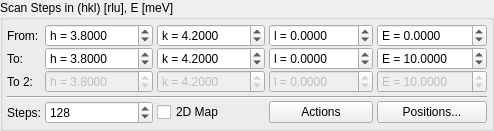
        <widget class="QGroupBox" name="groupBox_2">
         <property name="title">
          <string>Scan Steps in (hkl) [rlu], E [meV]</string>
         </property>
         <layout class="QGridLayout" name="gridLayout_5">
          <property name="horizontalSpacing">
           <number>4</number>
          </property>
          <property name="verticalSpacing">
           <number>0</number>
          </property>
          <property name="margin">
           <number>4</number>
          </property>
          <item row="4" column="4">
           <widget class="QPushButton" name="btnFav">
            <property name="text">
             <string>Positions...</string>
            </property>
           </widget>
          </item>
          <item row="0" column="2">
           <widget class="QDoubleSpinBox" name="spinStartK">
            <property name="sizePolicy">
             <sizepolicy hsizetype="Preferred" vsizetype="Fixed">
              <horstretch>1</horstretch>
              <verstretch>0</verstretch>
             </sizepolicy>
            </property>
            <property name="toolTip">
             <string>k (rlu)</string>
            </property>
            <property name="prefix">
             <string>k = </string>
            </property>
            <property name="decimals">
             <number>4</number>
            </property>
            <property name="minimum">
             <double>-9999.000000000000000</double>
            </property>
            <property name="maximum">
             <double>9999.000000000000000</double>
            </property>
            <property name="singleStep">
             <double>0.010000000000000</double>
            </property>
            <property name="value">
             <double>4.200000000000000</double>
            </property>
           </widget>
          </item>
          <item row="0" column="3">
           <widget class="QDoubleSpinBox" name="spinStartL">
            <property name="sizePolicy">
             <sizepolicy hsizetype="Preferred" vsizetype="Fixed">
              <horstretch>1</horstretch>
              <verstretch>0</verstretch>
             </sizepolicy>
            </property>
            <property name="toolTip">
             <string>l (rlu)</string>
            </property>
            <property name="prefix">
             <string>l = </string>
            </property>
            <property name="decimals">
             <number>4</number>
            </property>
            <property name="minimum">
             <double>-9999.000000000000000</double>
            </property>
            <property name="maximum">
             <double>9999.000000000000000</double>
            </property>
            <property name="singleStep">
             <double>0.010000000000000</double>
            </property>
           </widget>
          </item>
          <item row="4" column="3">
           <widget class="QPushButton" name="btnActions">
            <property name="text">
             <string>Actions</string>
            </property>
           </widget>
          </item>
          <item row="4" column="2">
           <widget class="QCheckBox" name="check2dMap">
            <property name="text">
             <string>2D Map</string>
            </property>
           </widget>
          </item>
          <item row="0" column="1">
           <widget class="QDoubleSpinBox" name="spinStartH">
            <property name="sizePolicy">
             <sizepolicy hsizetype="Preferred" vsizetype="Fixed">
              <horstretch>1</horstretch>
              <verstretch>0</verstretch>
             </sizepolicy>
            </property>
            <property name="toolTip">
             <string>h (rlu)</string>
            </property>
            <property name="prefix">
             <string>h = </string>
            </property>
            <property name="suffix">
             <string/>
            </property>
            <property name="decimals">
             <number>4</number>
            </property>
            <property name="minimum">
             <double>-9999.000000000000000</double>
            </property>
            <property name="maximum">
             <double>9999.000000000000000</double>
            </property>
            <property name="singleStep">
             <double>0.010000000000000</double>
            </property>
            <property name="value">
             <double>3.800000000000000</double>
            </property>
           </widget>
          </item>
          <item row="1" column="1">
           <widget class="QDoubleSpinBox" name="spinStopH">
            <property name="sizePolicy">
             <sizepolicy hsizetype="Preferred" vsizetype="Fixed">
              <horstretch>1</horstretch>
              <verstretch>0</verstretch>
             </sizepolicy>
            </property>
            <property name="toolTip">
             <string>h (rlu)</string>
            </property>
            <property name="prefix">
             <string>h = </string>
            </property>
            <property name="decimals">
             <number>4</number>
            </property>
            <property name="minimum">
             <double>-9999.000000000000000</double>
            </property>
            <property name="maximum">
             <double>9999.000000000000000</double>
            </property>
            <property name="singleStep">
             <double>0.010000000000000</double>
            </property>
            <property name="value">
             <double>3.800000000000000</double>
            </property>
           </widget>
          </item>
          <item row="1" column="2">
           <widget class="QDoubleSpinBox" name="spinStopK">
            <property name="sizePolicy">
             <sizepolicy hsizetype="Preferred" vsizetype="Fixed">
              <horstretch>1</horstretch>
              <verstretch>0</verstretch>
             </sizepolicy>
            </property>
            <property name="toolTip">
             <string>k (rlu)</string>
            </property>
            <property name="prefix">
             <string>k = </string>
            </property>
            <property name="decimals">
             <number>4</number>
            </property>
            <property name="minimum">
             <double>-9999.000000000000000</double>
            </property>
            <property name="maximum">
             <double>9999.000000000000000</double>
            </property>
            <property name="singleStep">
             <double>0.010000000000000</double>
            </property>
            <property name="value">
             <double>4.200000000000000</double>
            </property>
           </widget>
          </item>
          <item row="1" column="0">
           <widget class="QLabel" name="label_4">
            <property name="sizePolicy">
             <sizepolicy hsizetype="Fixed" vsizetype="Preferred">
              <horstretch>0</horstretch>
              <verstretch>0</verstretch>
             </sizepolicy>
            </property>
            <property name="text">
             <string>To:</string>
            </property>
           </widget>
          </item>
          <item row="0" column="4">
           <widget class="QDoubleSpinBox" name="spinStartE">
            <property name="sizePolicy">
             <sizepolicy hsizetype="Preferred" vsizetype="Fixed">
              <horstretch>1</horstretch>
              <verstretch>0</verstretch>
             </sizepolicy>
            </property>
            <property name="toolTip">
             <string>E (meV)</string>
            </property>
            <property name="prefix">
             <string>E = </string>
            </property>
            <property name="decimals">
             <number>4</number>
            </property>
            <property name="minimum">
             <double>-9999.000000000000000</double>
            </property>
            <property name="maximum">
             <double>9999.000000000000000</double>
            </property>
            <property name="singleStep">
             <double>0.010000000000000</double>
            </property>
           </widget>
          </item>
          <item row="1" column="3">
           <widget class="QDoubleSpinBox" name="spinStopL">
            <property name="sizePolicy">
             <sizepolicy hsizetype="Preferred" vsizetype="Fixed">
              <horstretch>1</horstretch>
              <verstretch>0</verstretch>
             </sizepolicy>
            </property>
            <property name="toolTip">
             <string>l (rlu)</string>
            </property>
            <property name="prefix">
             <string>l = </string>
            </property>
            <property name="decimals">
             <number>4</number>
            </property>
            <property name="minimum">
             <double>-9999.000000000000000</double>
            </property>
            <property name="maximum">
             <double>9999.000000000000000</double>
            </property>
            <property name="singleStep">
             <double>0.010000000000000</double>
            </property>
           </widget>
          </item>
          <item row="1" column="4">
           <widget class="QDoubleSpinBox" name="spinStopE">
            <property name="sizePolicy">
             <sizepolicy hsizetype="Preferred" vsizetype="Fixed">
              <horstretch>1</horstretch>
              <verstretch>0</verstretch>
             </sizepolicy>
            </property>
            <property name="toolTip">
             <string>E (meV)</string>
            </property>
            <property name="prefix">
             <string>E = </string>
            </property>
            <property name="decimals">
             <number>4</number>
            </property>
            <property name="minimum">
             <double>-9999.000000000000000</double>
            </property>
            <property name="maximum">
             <double>9999.000000000000000</double>
            </property>
            <property name="singleStep">
             <double>0.010000000000000</double>
            </property>
            <property name="value">
             <double>10.000000000000000</double>
            </property>
           </widget>
          </item>
          <item row="0" column="0">
           <widget class="QLabel" name="label_3">
            <property name="sizePolicy">
             <sizepolicy hsizetype="Fixed" vsizetype="Preferred">
              <horstretch>0</horstretch>
              <verstretch>0</verstretch>
             </sizepolicy>
            </property>
            <property name="text">
             <string>From:</string>
            </property>
           </widget>
          </item>
          <item row="4" column="1">
           <widget class="QSpinBox" name="spinStepCnt">
            <property name="sizePolicy">
             <sizepolicy hsizetype="Preferred" vsizetype="Fixed">
              <horstretch>1</horstretch>
              <verstretch>0</verstretch>
             </sizepolicy>
            </property>
            <property name="minimum">
             <number>1</number>
            </property>
            <property name="maximum">
             <number>16384</number>
            </property>
            <property name="value">
             <number>128</number>
            </property>
           </widget>
          </item>
          <item row="4" column="0">
           <widget class="QLabel" name="label_5">
            <property name="sizePolicy">
             <sizepolicy hsizetype="Fixed" vsizetype="Preferred">
              <horstretch>0</horstretch>
              <verstretch>0</verstretch>
             </sizepolicy>
            </property>
            <property name="text">
             <string>Steps:</string>
            </property>
           </widget>
          </item>
          <item row="2" column="1">
           <widget class="QDoubleSpinBox" name="spinStopH2">
            <property name="enabled">
             <bool>false</bool>
            </property>
            <property name="sizePolicy">
             <sizepolicy hsizetype="Preferred" vsizetype="Fixed">
              <horstretch>0</horstretch>
              <verstretch>0</verstretch>
             </sizepolicy>
            </property>
            <property name="prefix">
             <string>h = </string>
            </property>
            <property name="decimals">
             <number>4</number>
            </property>
            <property name="minimum">
             <double>-9999.000000000000000</double>
            </property>
            <property name="maximum">
             <double>9999.000000000000000</double>
            </property>
            <property name="value">
             <double>3.800000000000000</double>
            </property>
           </widget>
          </item>
          <item row="2" column="2">
           <widget class="QDoubleSpinBox" name="spinStopK2">
            <property name="enabled">
             <bool>false</bool>
            </property>
            <property name="sizePolicy">
             <sizepolicy hsizetype="Preferred" vsizetype="Fixed">
              <horstretch>0</horstretch>
              <verstretch>0</verstretch>
             </sizepolicy>
            </property>
            <property name="prefix">
             <string>k = </string>
            </property>
            <property name="decimals">
             <number>4</number>
            </property>
            <property name="minimum">
             <double>-9999.000000000000000</double>
            </property>
            <property name="maximum">
             <double>9999.000000000000000</double>
            </property>
            <property name="value">
             <double>4.200000000000000</double>
            </property>
           </widget>
          </item>
          <item row="2" column="3">
           <widget class="QDoubleSpinBox" name="spinStopL2">
            <property name="enabled">
             <bool>false</bool>
            </property>
            <property name="sizePolicy">
             <sizepolicy hsizetype="Preferred" vsizetype="Fixed">
              <horstretch>0</horstretch>
              <verstretch>0</verstretch>
             </sizepolicy>
            </property>
            <property name="prefix">
             <string>l = </string>
            </property>
            <property name="decimals">
             <number>4</number>
            </property>
            <property name="minimum">
             <double>-9999.000000000000000</double>
            </property>
            <property name="maximum">
             <double>9999.000000000000000</double>
            </property>
           </widget>
          </item>
          <item row="2" column="4">
           <widget class="QDoubleSpinBox" name="spinStopE2">
            <property name="enabled">
             <bool>false</bool>
            </property>
            <property name="sizePolicy">
             <sizepolicy hsizetype="Preferred" vsizetype="Fixed">
              <horstretch>0</horstretch>
              <verstretch>0</verstretch>
             </sizepolicy>
            </property>
            <property name="prefix">
             <string>E = </string>
            </property>
            <property name="decimals">
             <number>4</number>
            </property>
            <property name="minimum">
             <double>-9999.000000000000000</double>
            </property>
            <property name="maximum">
             <double>9999.000000000000000</double>
            </property>
            <property name="value">
             <double>10.000000000000000</double>
            </property>
           </widget>
          </item>
          <item row="2" column="0">
           <widget class="QLabel" name="label_18">
            <property name="sizePolicy">
             <sizepolicy hsizetype="Fixed" vsizetype="Preferred">
              <horstretch>0</horstretch>
              <verstretch>0</verstretch>
             </sizepolicy>
            </property>
            <property name="text">
             <string>To 2:</string>
            </property>
           </widget>
          </item>
          <item row="3" column="0" colspan="5">
           <widget class="QFrame" name="frame">
            <property name="minimumSize">
             <size>
              <width>0</width>
              <height>8</height>
             </size>
            </property>
            <property name="frameShape">
             <enum>QFrame::HLine</enum>
            </property>
            <property name="frameShadow">
             <enum>QFrame::Sunken</enum>
            </property>
            <property name="lineWidth">
             <number>1</number>
            </property>
            <property name="midLineWidth">
             <number>0</number>
            </property>
           </widget>
          </item>
         </layout>
        </widget>
